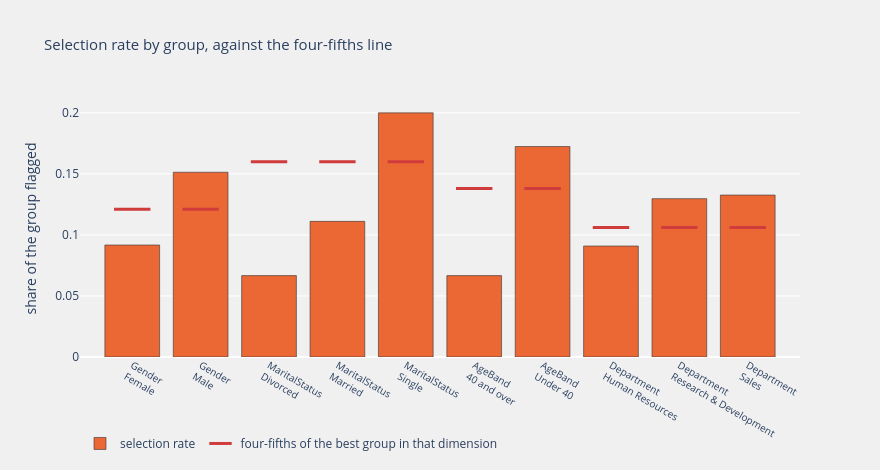

The code cell stored with this chart in its notebook:
### Code cell
best_by_dim = audit.groupby('dimension').selection_rate.transform('max')
plot = audit.assign(four_fifths_line=best_by_dim * FOUR_FIFTHS)
detail = np.stack([plot.n, plot.flagged, plot.base_rate], axis=-1)
labels = [f'{d}<br>{g}' for d, g in zip(plot.dimension, plot.group)]

bars = go.Bar(x=labels, y=plot.selection_rate, customdata=detail,
              name='selection rate',
              marker=dict(color=ORANGE, line=dict(color=INK, width=0.6)),
              hovertemplate=('<b>%{x}</b><br>selection rate: %{y:.4f}'
                             '<br>group size: %{customdata[0]}'
                             '<br>flagged: %{customdata[1]}'
                             '<br>base attrition rate: %{customdata[2]:.4f}'
                             '<extra></extra>'))
line = go.Scatter(x=labels, y=plot.four_fifths_line, mode='markers',
                  name='four-fifths of the best group in that dimension',
                  marker=dict(color=RED, symbol='line-ew-open', size=26,
                              line=dict(width=3, color=RED)),
                  hovertemplate=('four-fifths line: %{y:.4f}<extra></extra>'))
layout = go.Layout(dict(
    title=dict(text='Selection rate by group, against the four-fifths line',
               font=dict(size=15)),
    height=470, width=880, yaxis=dict(title='share of the group flagged'),
    xaxis=dict(tickfont=dict(size=10)),
    plot_bgcolor='rgba(240, 240, 240, 0.95)',
    paper_bgcolor='rgba(240, 240, 240, 0.95)',
    legend=dict(orientation='h', y=-0.28)))
py.iplot(go.Figure(data=[bars, line], layout=layout))

### Figure 1 — Plotly figure (JSON) as saved in the notebook; plotly's stock layout.template omitted (floating-point values rounded to 4 significant figures)
{"data": [{"customdata": [[109.0, 10.0, 0.1284], [185.0, 28.0, 0.1784], [60.0, 4.0, 0.1333], [144.0, 16.0, 0.125], [90.0, 18.0, 0.2333], [120.0, 8.0, 0.1], [174.0, 30.0, 0.2011], [11.0, 1.0, 0.09091], [185.0, 24.0, 0.1297], [98.0, 13.0, 0.2245]], "hovertemplate": "<b>%{x}</b><br>selection rate: %{y:.4f}<br>group size: %{customdata[0]}<br>flagged: %{customdata[1]}<br>base attrition rate: %{customdata[2]:.4f}<extra></extra>", "marker": {"color": "#eb6834", "line": {"color": "#333333", "width": 0.6}}, "name": "selection rate", "type": "bar", "x": ["Gender<br>Female", "Gender<br>Male", "MaritalStatus<br>Divorced", "MaritalStatus<br>Married", "MaritalStatus<br>Single", "AgeBand<br>40 and over", "AgeBand<br>Under 40", "Department<br>Human Resources", "Department<br>Research & Development", "Department<br>Sales"], "y": [0.09174, 0.1514, 0.06667, 0.1111, 0.2, 0.06667, 0.1724, 0.09091, 0.1297, 0.1327]}, {"hovertemplate": "four-fifths line: %{y:.4f}<extra></extra>", "marker": {"color": "#d03b3b", "line": {"color": "#d03b3b", "width": 3}, "size": 26, "symbol": "line-ew-open"}, "mode": "markers", "name": "four-fifths of the best group in that dimension", "type": "scatter", "x": ["Gender<br>Female", "Gender<br>Male", "MaritalStatus<br>Divorced", "MaritalStatus<br>Married", "MaritalStatus<br>Single", "AgeBand<br>40 and over", "AgeBand<br>Under 40", "Department<br>Human Resources", "Department<br>Research & Development", "Department<br>Sales"], "y": [0.1211, 0.1211, 0.16, 0.16, 0.16, 0.1379, 0.1379, 0.1061, 0.1061, 0.1061]}], "layout": {"height": 470, "legend": {"orientation": "h", "y": -0.28}, "paper_bgcolor": "rgba(240, 240, 240, 0.95)", "plot_bgcolor": "rgba(240, 240, 240, 0.95)", "title": {"font": {"size": 15}, "text": "Selection rate by group, against the four-fifths line"}, "width": 880, "xaxis": {"tickfont": {"size": 10}}, "yaxis": {"title": {"text": "share of the group flagged"}}}}
